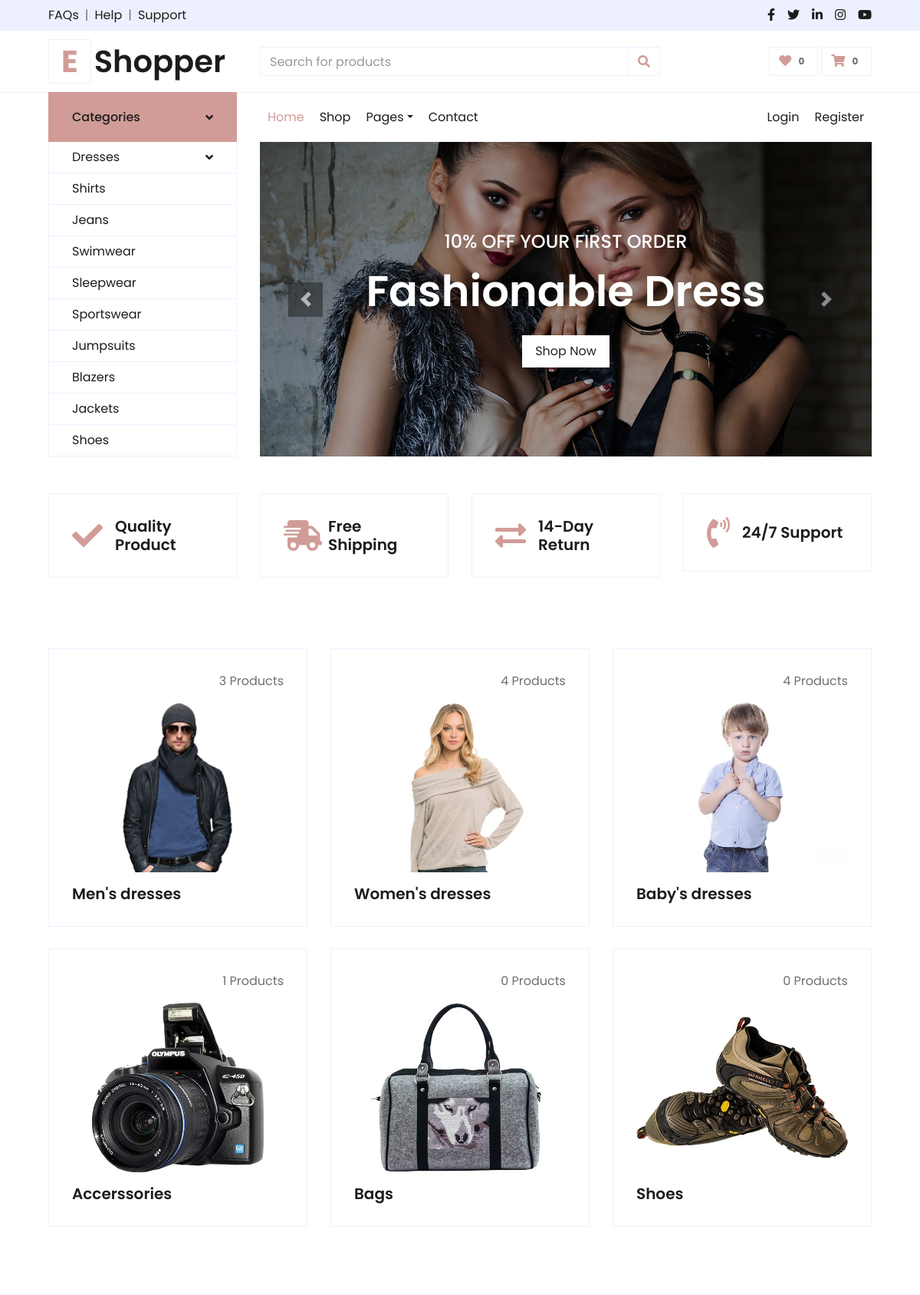
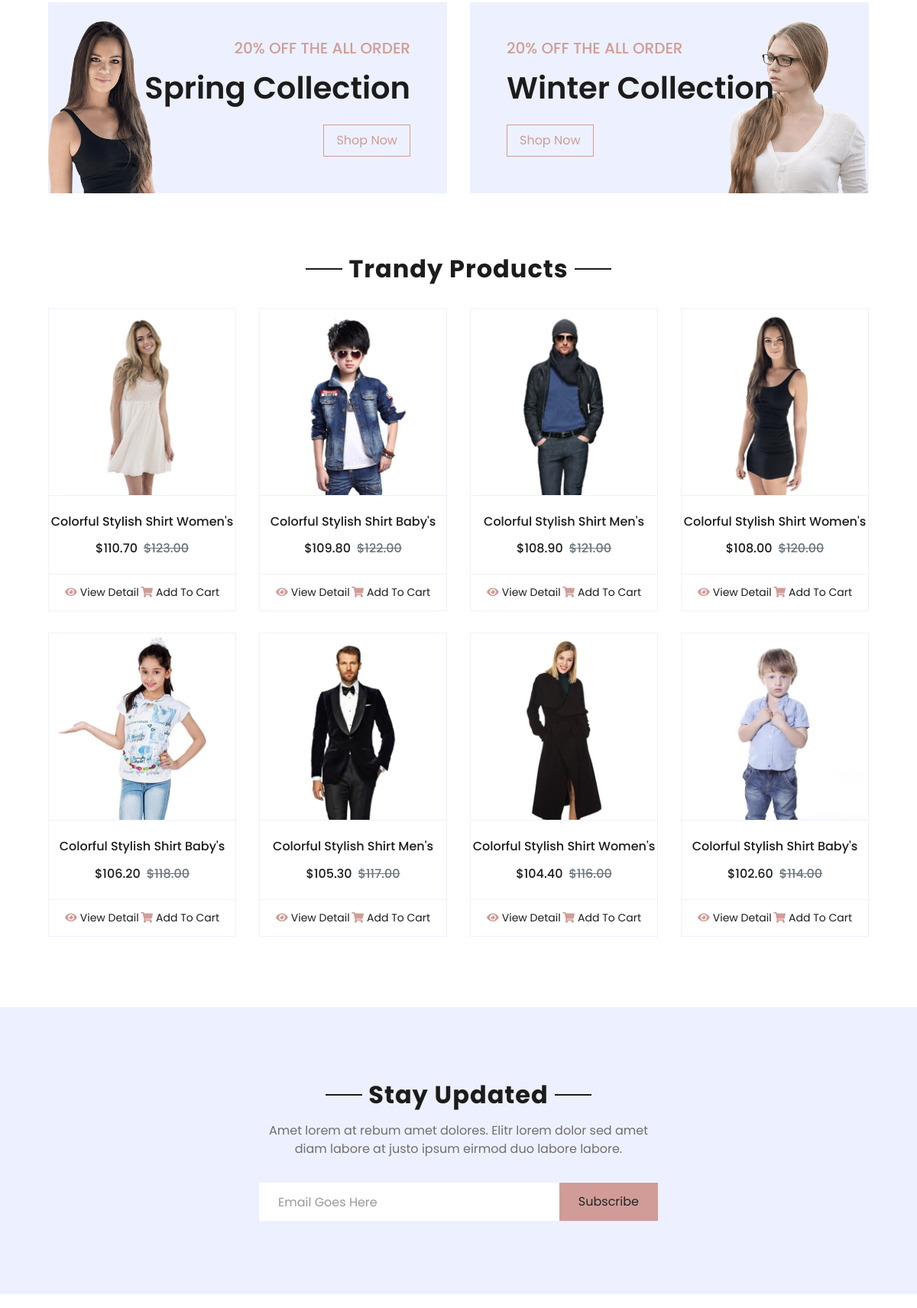
The page / (upper part) on the database its author committed (2 pictures, top to bottom).
### main/models.py (models this page shows, shortened)
class Category(models.Model):
    name = models.CharField('Category name', max_length=254)
    class Meta:
        verbose_name = 'Category'
        verbose_name_plural = 'Categories'

class GeneralSlider(models.Model):
    img = models.ImageField('Slider Image', upload_to='media')
    title = models.CharField('Slider Title' , max_length=100)
    slogan = models.CharField('Slider Slugan' , max_length=100)
    class Meta:
        verbose_name = 'GeneralSlider'
        verbose_name_plural = 'GeneralSliders'

class SubCategory(models.Model):
    subcat = models.ForeignKey(Category, on_delete=models.CASCADE, null=True)
    name = models.CharField('SubCategory Name', max_length=254)
    img = models.ImageField('IMG', upload_to='media')
    class Meta:
        verbose_name = 'SubCategory'
        verbose_name_plural = 'SubCategories'

class Collection(models.Model):
    info = models.CharField('Collection info', max_length=254)
    name = models.CharField('Collection name', max_length=254)
    img = models.ImageField('IMG', upload_to='media')

class Product(models.Model):
    size = models.ManyToManyField(Size)
    color = models.ManyToManyField(Color)
    category = models.ForeignKey(SubCategory, on_delete=models.CASCADE , null=True)
    name = models.CharField('Product Name', max_length=254)
    img = models.ImageField('IMG', upload_to='media')
    price = models.DecimalField('Product Price', max_digits=5, decimal_places=2)
    discount = models.DecimalField('Product Discount', max_digits=4, decimal_places=2)
    date_time = models.DateTimeField('DateTime', auto_now=True)
    description = models.TextField('Product Desc')

### main/views.py (the view, shortened to what this page needs)
# urls.py: path('', HomePageListView.as_view(), name='home'),
class HomePageListView(generic.ListView):
    template_name = 'index.html'
    @staticmethod
    def __extract_all_data():
        categories = Category.objects.all()[1:]
        sub_categories_dresses = SubCategory.objects.all()[:3]
        sub_categories = SubCategory.objects.all()
        collections_right = Collection.objects.all()[:1]
        collections_left = Collection.objects.all()[1:]
        trandy_products = TrandyProduct.objects.get().products.all()
        products = Product.objects.all()
        general_slider_active = GeneralSlider.objects.first()
        general_slider = GeneralSlider.objects.all()[1:]
        vendor_slider_active = VendorSlider.objects.all()[:6]
        vendor_slider = VendorSlider.objects.all()[6:]
        just_arrived = Product.objects.order_by('-date_time')[:8]
        for sub_cat in sub_categories:
            sub_cat.quantity = 0
            for product in products:
                if product.category == sub_cat:
                    sub_cat.quantity += 1
        for product in trandy_products:
            product.discount_price = round(product.price * (1 - product.discount / 100), 2)
        for product in just_arrived:
            product.discount_price = round(product.price * (1 - product.discount / 100), 2)
        context = {
            'navbar': 'home',
            'products': products,
            'categories': categories,
            'sub_categories': sub_categories,
            'sub_categories_dresses': sub_categories_dresses,
            'collections_left': collections_left,
            'collections_right': collections_right,
            'trandy_products': trandy_products,
            'general_slider':general_slider,
            'general_slider_active':general_slider_active,
            'just_arrived':just_arrived,
            'vendor_slider_active': vendor_slider_active,
            'vendor_slider': vendor_slider,
        }
        return context
    def get(self, request):
        context = self.__extract_all_data()
        return render(request, self.template_name, context)

### main/templates/index.html (shortened to what this page needs)
{% extends 'base.html' %}
{% load static %}
{% block 'nav' %}
<nav class="collapse show navbar navbar-vertical navbar-light align-items-start p-0 border border-top-0 border-bottom-0" id="navbar-vertical">
    <div class="navbar-nav w-100 overflow-hidden" style="height: 410px">
        <div class="nav-item dropdown">
            <a href="#" class="nav-link" data-toggle="dropdown">Dresses <i class="fa fa-angle-down float-right mt-1"></i></a>
        </div>
        {% for i in categories %}
        <a href="" class="nav-item nav-link">{{ i.name }}</a>
        {% endfor %}
    </div>
</nav>
{% endblock %}
{% block 'navbar' %}
<div id="header-carousel" class="carousel slide" data-ride="carousel">
    <div class="carousel-inner">
        <div class="carousel-item active" style="height: 410px;">
            <img class="img-fluid" src="{{ general_slider_active.img.url }}" alt="Image">
            <div class="carousel-caption d-flex flex-column align-items-center justify-content-center">
                <div class="p-3" style="max-width: 700px;">
                    <h4 class="text-light text-uppercase font-weight-medium mb-3">{{ general_slider_active.title }}</h4>
                    <h3 class="display-4 text-white font-weight-semi-bold mb-4">{{ general_slider_active.slogan }}</h3>
                    <a href="" class="btn btn-light py-2 px-3">Shop Now</a>
                </div>
            </div>
        </div>
    </div>
    <a class="carousel-control-prev" href="#header-carousel" data-slide="prev">
        <div class="btn btn-dark" style="width: 45px; height: 45px;">
            <span class="carousel-control-prev-icon mb-n2"></span>
        </div>
    </a>
    <a class="carousel-control-next" href="#header-carousel" data-slide="next">
        <div class="btn btn-dark" style="width: 45px; height: 45px;">
            <span class="carousel-control-next-icon mb-n2"></span>
        </div>
    </a>
</div>
{% endblock %}
{% block 'content' %}
    <div class="container-fluid pt-5">
        <div class="row px-xl-5 pb-3">
            <div class="col-lg-3 col-md-6 col-sm-12 pb-1">
                <div class="d-flex align-items-center border mb-4" style="padding: 30px;">
                    <h1 class="fa fa-check text-primary m-0 mr-3"></h1>
                    <h5 class="font-weight-semi-bold m-0">Quality Product</h5>
                </div>
            </div>
            <div class="col-lg-3 col-md-6 col-sm-12 pb-1">
                <div class="d-flex align-items-center border mb-4" style="padding: 30px;">
                    <h1 class="fa fa-shipping-fast text-primary m-0 mr-2"></h1>
                    <h5 class="font-weight-semi-bold m-0">Free Shipping</h5>
                </div>
            </div>
            <div class="col-lg-3 col-md-6 col-sm-12 pb-1">
                <div class="d-flex align-items-center border mb-4" style="padding: 30px;">
                    <h1 class="fas fa-exchange-alt text-primary m-0 mr-3"></h1>
                    <h5 class="font-weight-semi-bold m-0">14-Day Return</h5>
                </div>
            </div>
            <div class="col-lg-3 col-md-6 col-sm-12 pb-1">
                <div class="d-flex align-items-center border mb-4" style="padding: 30px;">
                    <h1 class="fa fa-phone-volume text-primary m-0 mr-3"></h1>
                    <h5 class="font-weight-semi-bold m-0">24/7 Support</h5>
                </div>
            </div>
        </div>
    </div>
    <div class="container-fluid pt-5">
        <div class="row px-xl-5 pb-3">
            {% for cat in sub_categories %}
                <div class="col-lg-4 col-md-6 pb-1">
                    <div class="cat-item d-flex flex-column border mb-4" style="padding: 30px;">
                        <p class="text-right">{{ cat.quantity }} Products</p>
                        <a href="" class="cat-img position-relative overflow-hidden mb-3">
                            <img class="img-fluid" src="{{ cat.img.url }}" alt="">
                        </a>
                        <h5 class="font-weight-semi-bold m-0">{{ cat.name }}</h5>
                    </div>
                </div>
            {% endfor %}
        </div>
    </div>
    <div class="container-fluid offer pt-5">
        <div class="row px-xl-5">
            {% for collection in collections_right %}
            <div class="col-md-6 pb-4">
                <div class="position-relative bg-secondary text-center text-md-right text-white mb-2 py-5 px-5">
                    <img src="{{ collection.img.url }}" alt="">
                    <div class="position-relative" style="z-index: 1;">
                        <h5 class="text-uppercase text-primary mb-3">{{ collection.info }}</h5>
                        <h1 class="mb-4 font-weight-semi-bold">{{ collection.name }}</h1>
                        <a href="" class="btn btn-outline-primary py-md-2 px-md-3">Shop Now</a>
                    </div>
                </div>
            </div>
            {% endfor %}
            {% for collection in collections_left %}
            <div class="col-md-6 pb-4">
                <div class="position-relative bg-secondary text-center text-md-left text-white mb-2 py-5 px-5">
                    <img src="{{ collection.img.url }}" alt="">
                    <div class="position-relative" style="z-index: 1;">
                        <h5 class="text-uppercase text-primary mb-3">{{ collection.info }}</h5>
                        <h1 class="mb-4 font-weight-semi-bold">{{ collection.name }}</h1>
                        <a href="" class="btn btn-outline-primary py-md-2 px-md-3">Shop Now</a>
                    </div>
                </div>
            </div>
            {% endfor %}
        </div>
    </div>
    <div class="container-fluid pt-5">
        <div class="text-center mb-4">
            <h2 class="section-title px-5"><span class="px-2">Trandy Products</span></h2>
        </div>
        <div class="row px-xl-5 pb-3">
            {% for product in trandy_products %}
            <div class="col-lg-3 col-md-6 col-sm-12 pb-1">
                <div class="card product-item border-0 mb-4">
                    <div class="card-header product-img position-relative overflow-hidden bg-transparent border p-0">
                        <img class="img-fluid w-100" src="{{ product.img.url }}" alt="">
                    </div>
                    <div class="card-body border-left border-right text-center p-0 pt-4 pb-3">
                        <h6 class="text-truncate mb-3">{{ product.name }}</h6>
                        <div class="d-flex justify-content-center">
                            <h6>${{ product.discount_price }}</h6><h6 class="text-muted ml-2"><del>${{ product.price }}</del></h6>
                        </div>
                    </div>
                    <div class="card-footer d-flex justify-content-between bg-light border">
                        <a href="{% url 'product' product.id %}" class="btn btn-sm text-dark p-0"><i class="fas fa-eye text-primary mr-1"></i>View Detail</a>
                        <a href="{% url 'cart' %}" class="btn btn-sm text-dark p-0"><i class="fas fa-shopping-cart text-primary mr-1"></i>Add To Cart</a>
                    </div>
                </div>
            </div>
            {% endfor %}
        </div>
    </div>
    <div class="container-fluid bg-secondary my-5">
        <div class="row justify-content-md-center py-5 px-xl-5">
            <div class="col-md-6 col-12 py-5">
                <div class="text-center mb-2 pb-2">
                    <h2 class="section-title px-5 mb-3"><span class="bg-secondary px-2">Stay Updated</span></h2>
                    <p>Amet lorem at rebum amet dolores. Elitr lorem dolor sed amet diam labore at justo ipsum eirmod duo labore labore.</p>
                </div>
                <form action="" method="post">
                    <div class="input-group">
                        <input type="text" name="email" class="form-control border-white p-4" placeholder="Email Goes Here">
                        <div class="input-group-append">
                            <button class="btn btn-primary px-4" type="submit">Subscribe</button>
                        </div>
                    </div>
                </form>
            </div>
        </div>
    </div>
{% endblock %}

### rows shown on the page
Category: name "Shirts"
Category: name "Jeans"
Category: name "Swimwear"
Category: name "Sleepwear"
Category: name "Sportswear"
Category: name "Jumpsuits"
Category: name "Blazers"
Category: name "Jackets"
Category: name "Shoes"
GeneralSlider: img (picture), title "10% OFF YOUR FIRST ORDER", slogan "Fashionable Dress"
SubCategory: quantity "3", img (picture), name "Men's dresses"
SubCategory: quantity "4", img (picture), name "Women's dresses"
SubCategory: quantity "4", img (picture), name "Baby's dresses"
SubCategory: quantity "1", img (picture), name "Accerssories"
SubCategory: quantity "0", img (picture), name "Bags"
SubCategory: quantity "0", img (picture), name "Shoes"
Collection: img (picture), info "20% OFF THE ALL ORDER", name "Spring Collection"
Collection: img (picture), info "20% OFF THE ALL ORDER", name "Winter Collection"
Product: img (picture), name "Colorful Stylish Shirt Women's", discount_price "110.70", price "123.00"
Product: img (picture), name "Colorful Stylish Shirt Baby's", discount_price "109.80", price "122.00"
Product: img (picture), name "Colorful Stylish Shirt Men's", discount_price "108.90", price "121.00"
Product: img (picture), name "Colorful Stylish Shirt Women's", discount_price "108.00", price "120.00"
Product: img (picture), name "Colorful Stylish Shirt Baby's", discount_price "106.20", price "118.00"
Product: img (picture), name "Colorful Stylish Shirt Men's", discount_price "105.30", price "117.00"
Product: img (picture), name "Colorful Stylish Shirt Women's", discount_price "104.40", price "116.00"
Product: img (picture), name "Colorful Stylish Shirt Baby's", discount_price "102.60", price "114.00"
